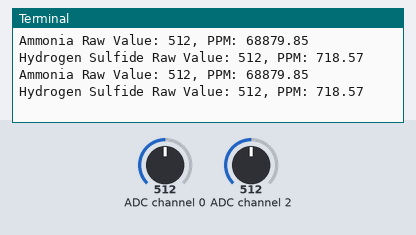
A program run on a simulated Raspberry Pi (BCM pin numbers). Parts: the last lines printed to the terminal. Inputs (shaded band) come from the test bench; at power-on: ADC channel 0 = 512, ADC channel 2 = 512 (analog values on the 0–1023 scale).

Above: at 1.2 s.
1.3 s: ADC channel 0 set to 716
At 2.5 s:
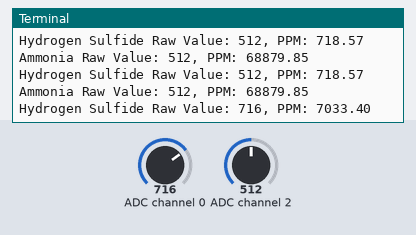
2.8 s: ADC channel 2 set to 716
At 3.3 s:
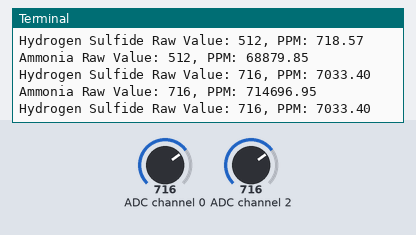
4.3 s: ADC channel 0 set to 900
At 5.6 s:
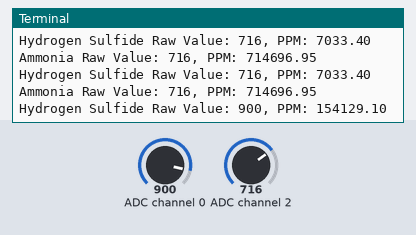
5.8 s: ADC channel 2 set to 900
At 6.8 s:
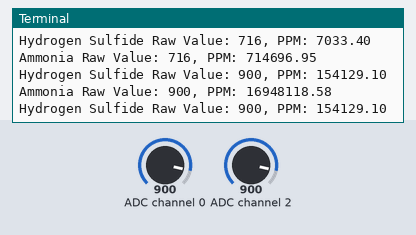
Timing chart, 0 to 8.3 s (numbered marks = the images above; inputs shaded):
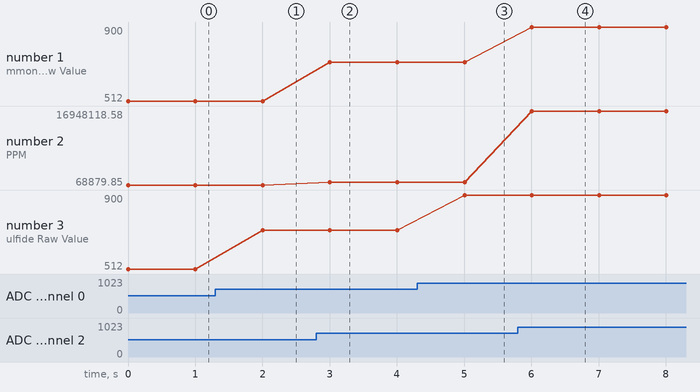

The program:

testingnew.py
```python
import spidev
import time
import math

# Constants
RL_MQ136 = 20.0  # Load resistance in kOhms for MQ136
RO_MQ136 = 40.0  # Sensor resistance in clean air for MQ136
A_MQ136 = 110.0  # Calibration constant for MQ136
B_MQ136 = -2.7  # Exponent for MQ136

RL_MQ137 = 20.0  # Load resistance in kOhms for MQ137
RO_MQ137 = 200.0  # Sensor resistance in clean air for MQ137
A_MQ137 = 116.6020682  # Calibration constant for MQ137
B_MQ137 = -2.769034857  # Exponent for MQ137

ADC_RESOLUTION = 1023.0  # ADC resolution (10-bit)
VOLTAGE_REF = 5.0  # Reference voltage for MCP3008

# Initialize SPI
spi = spidev.SpiDev()
spi.open(0, 0)  # Open SPI bus 0, device 0
spi.max_speed_hz = 1350000

# Function to read from MCP3008
def read_adc(channel):
    if channel < 0 or channel > 7:
        raise ValueError("Channel must be between 0 and 7")
    adc = spi.xfer2([1, (8 + channel) << 4, 0])
    value = ((adc[1] & 3) << 8) + adc[2]
    return value

# Function to calculate PPM using calibration constants
def calculate_ppm(raw_value, RL, RO, A, B):
    if raw_value <= 0:  # Prevent division by zero or invalid input
        return 0
    RS = RL * (ADC_RESOLUTION / raw_value - 1.0)  # Calculate sensor resistance
    ratio = RS / RO  # Calculate RS/RO ratio
    ppm = A * math.pow(ratio, B)  # Calculate PPM using the power-law equation
    return ppm

# Main Loop
try:
    while True:
        # Read raw values from MCP3008 channels
        raw_value_mq137 = read_adc(2)  # Assuming MQ137 is connected to channel 2
        raw_value_mq136 = read_adc(0)  # Assuming MQ136 is connected to channel 0

        # Calculate PPM for MQ137
        ppm_mq137 = calculate_ppm(raw_value_mq137, RL_MQ137, RO_MQ137, A_MQ137, B_MQ137)
        print(f"Ammonia Raw Value: {raw_value_mq137}, PPM: {ppm_mq137:.2f}")

        # Calculate PPM for MQ136
        ppm_mq136 = calculate_ppm(raw_value_mq136, RL_MQ136, RO_MQ136, A_MQ136, B_MQ136)
        print(f"Hydrogen Sulfide Raw Value: {raw_value_mq136}, PPM: {ppm_mq136:.2f}")

        # Delay for readability
        time.sleep(1)

except KeyboardInterrupt:
    print("Exiting program...")

finally:
    spi.close()
```

Measured:
- after the input at 1.3 s, the terminal: prints a new line after 0.70 s (image 1)
- after the input at 2.8 s, the terminal: prints a new line after 0.20 s (image 2)
- after the input at 4.3 s, the terminal: prints a new line after 0.71 s (image 3)
- after the input at 5.8 s, the terminal: prints a new line after 0.21 s (image 4)
- plotted number 2: 68879.85 → 714696.95 after the input at 2.8 s, 714696.95 → 16948118.58 after the input at 5.8 s
- plotted number 3: 512 → 716 after the input at 1.3 s, 716 → 900 after the input at 4.3 s
